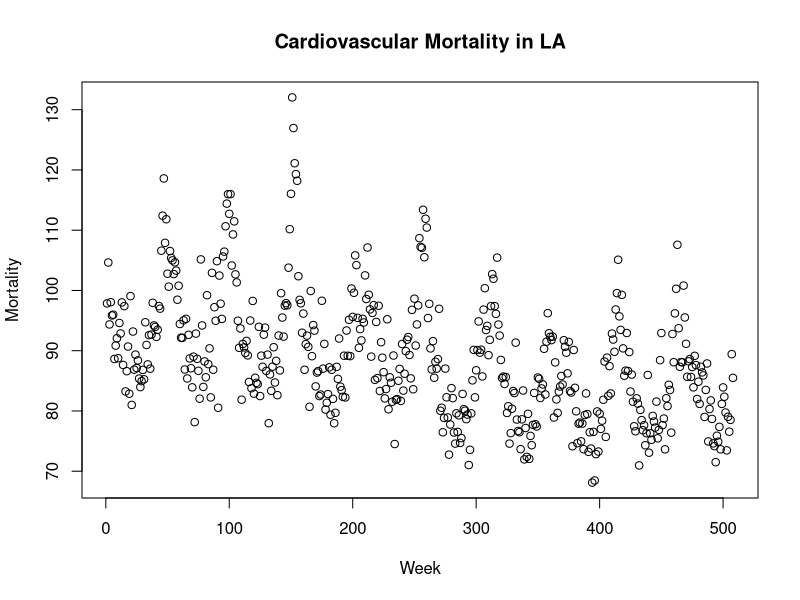
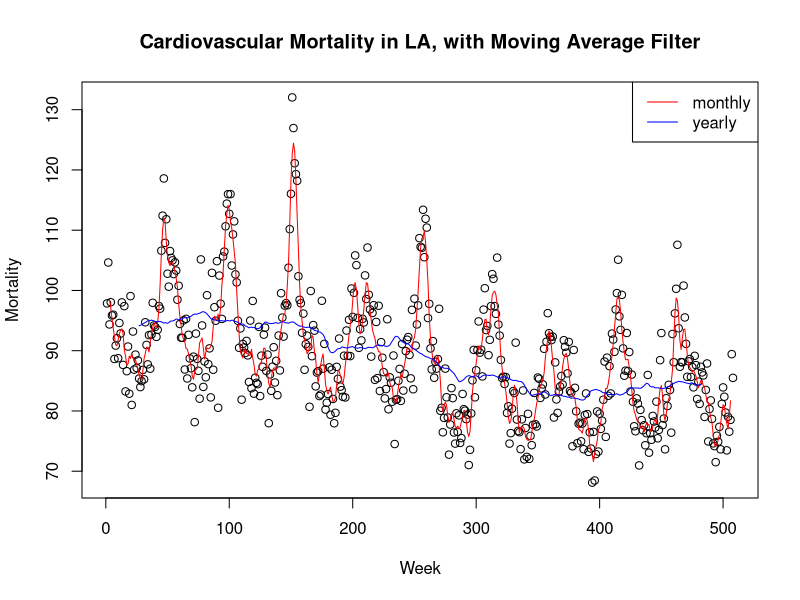
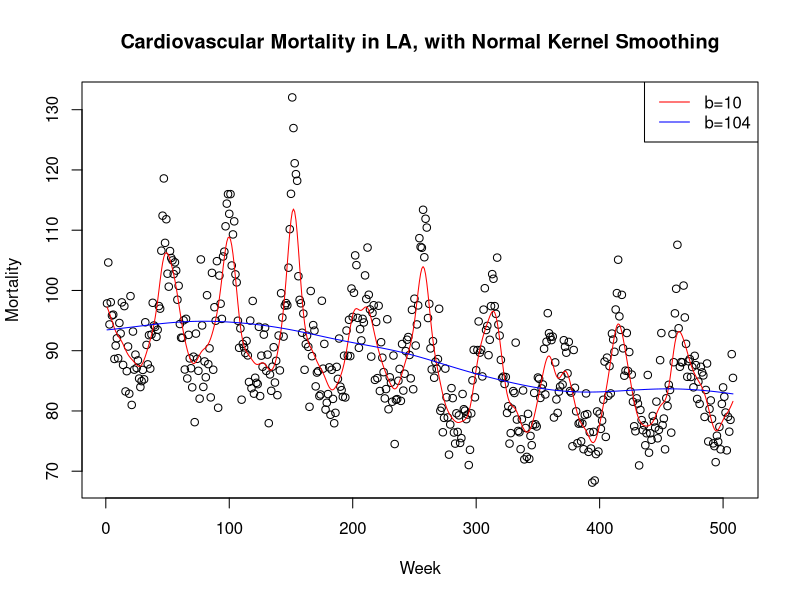
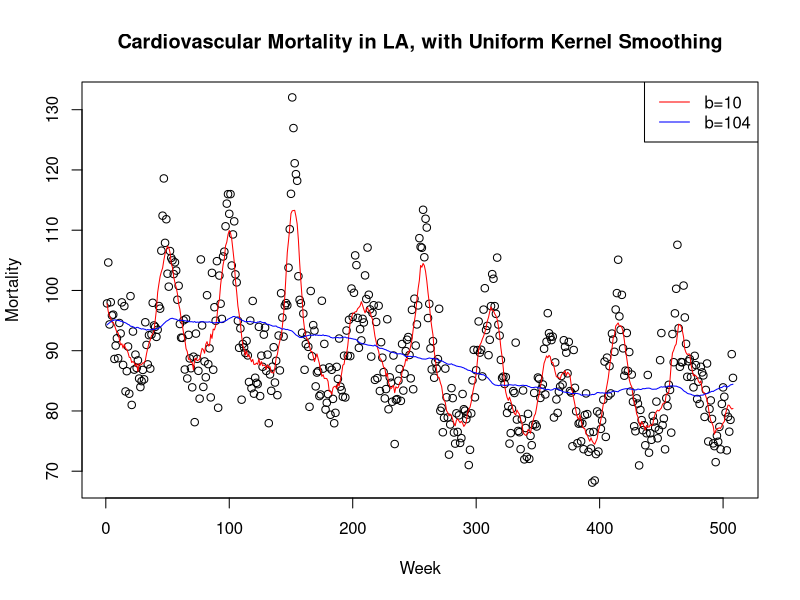
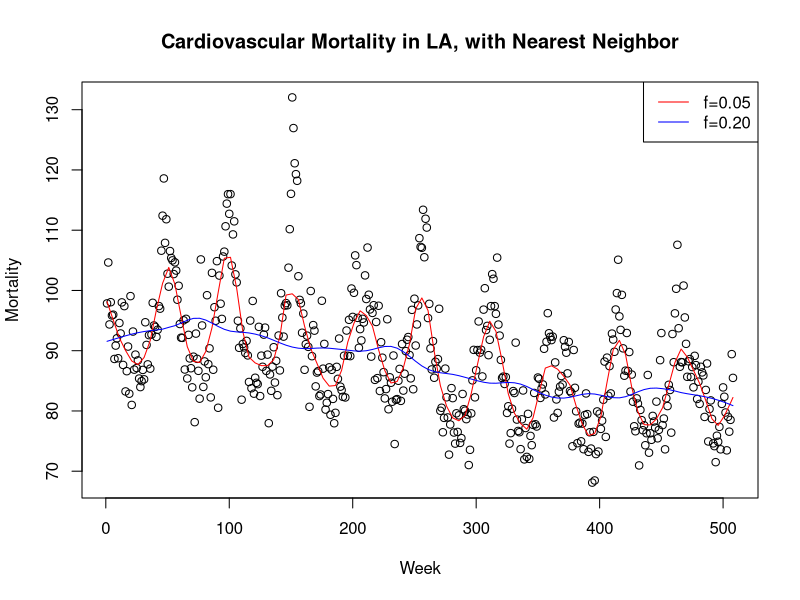

These charts were generated, in order, by the following R code:
mort<-scan("cmort.dat")

plot(mort,xlab="Week",ylab="Mortality", main="Cardiovascular Mortality in LA")

##################
##moving average##
##################

plot(mort,xlab="Week",ylab="Mortality", main="Cardiovascular Mortality in LA, with Moving Average Filter")
ma4<-filter(mort,sides=2,c(0.5, rep(1,3), 0.5)/4)
ma52<-filter(mort,sides=2,c(0.5, rep(1,51), 0.5)/52)
lines(ma4, col="red")
lines(ma52, col="blue")
legend("topright", c("monthly","yearly"), lty=c(1,1), col=c("red","blue"))

#########################################
##kernal smoothing, normal distribution##
#########################################

t<-1:length(mort)
plot(mort,xlab="Week",ylab="Mortality", main="Cardiovascular Mortality in LA, with Normal Kernel Smoothing")
lines(ksmooth(t,mort, "normal", bandwidth=10), col="red")
lines(ksmooth(t,mort, "normal", bandwidth=104), col="blue")
legend("topright", c("b=10","b=104"), lty=c(1,1), col=c("red","blue"))

##########################################
##kernal smoothing, uniform distribution##
##########################################

t<-1:length(mort)
plot(mort,xlab="Week",ylab="Mortality", main="Cardiovascular Mortality in LA, with Uniform Kernel Smoothing")
lines(ksmooth(t,mort, "box", bandwidth=10), col="red")
lines(ksmooth(t,mort, "box", bandwidth=104), col="blue")
legend("topright", c("b=10","b=104"), lty=c(1,1), col=c("red","blue"))

################################
##nearest neighbors regression##
################################

plot(mort,xlab="Week",ylab="Mortality", main="Cardiovascular Mortality in LA, with Nearest Neighbor")
lines(lowess(t,mort,f=0.05),col="red")
lines(lowess(t,mort,f=0.20),col="blue")
legend("topright", c("f=0.05","f=0.20"), lty=c(1,1), col=c("red","blue"))

